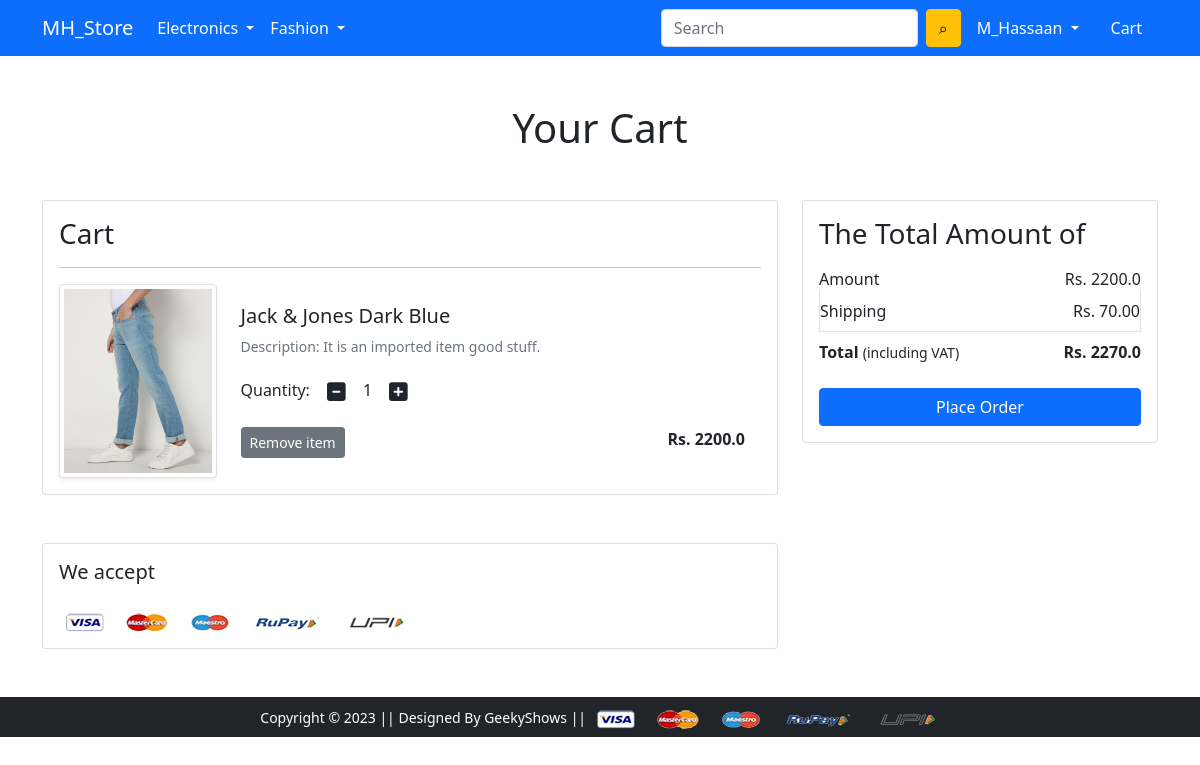
The app's page /cart/ (signed in) with its own data.
### MH_App/models.py (models this page shows, shortened)
class Cart(models.Model):
    user = models.ForeignKey(User, on_delete=models.CASCADE)
    product = models.ForeignKey(Product, on_delete=models.CASCADE)
    quantity = models.PositiveIntegerField(default=1)

class Product(models.Model):
    title = models.CharField(max_length=100)
    selling_price = models.FloatField()
    discounted_price = models.FloatField()
    description = models.TextField()
    brand = models.CharField(max_length=100)
    category = models.CharField(choices=CATEGORY_CHOICES, max_length=2)
    product_image = models.ImageField(upload_to='producting')

### MH_App/views.py (the view)
# urls.py: path('cart/', views.show_cart, name='show_cart'),
@login_required
def show_cart(request):
 if request.user.is_authenticated:
  user = request.user
  cart = Cart.objects.filter(user=user)
  amount= 0.0
  shipping_amount = 70.0
  total_amount= 0.0
  cart_product = [p for p in Cart.objects.all() if p.user == user]
  if cart_product:
   for p in cart_product:
    temp_amount = (p.quantity * p.product.discounted_price)
    amount += temp_amount
    total_amount = amount + shipping_amount
   return render(request, 'main/add_to_cart.html', {'cart':cart, 'total_amount':total_amount, 'amount':amount})
  else:
   return render(request, 'main/empty_cart.html')

### MH_App/templates/main/add_to_cart.html (shortened to what this page needs)
{% extends 'main/base.html' %}
{% load static %}
{% block main-content %}
<div class="container my-5">
 <div class="row">
    <h1 class="text-center mb-5">Your Cart</h1>
    <div class="col-sm-8">
      <div class="card">
        <div class="card-body">
          <h3>Cart</h3>
          {% for c in cart %}
          <hr>
          <div class="row">
            <div class="col-sm-3 text-center align-self-center"><img src="{{c.product.product_image.url}}" alt="" srcset="" class="img-fluid img-thumbnail shadow-sm" height="200" width="200"> </div>
            <div class="col-sm-9 align-self-center">
              <div>
                <h5>{{c.product.title}}</h5>
                <p class="mb-2 text-muted small">Description: {{c.product.description}}</p>
                <div class="my-3">
                  <label for="quantity">Quantity: </label>
                  <a class="minus-cart btn" pid="{{c.product.id}}"><i class="fas fa-minus-square fa-lg"></i></a>
                    <span id="quantity">{{c.quantity}}</span>
                  <a class="plus-cart btn" pid="{{c.product.id}}"><i class="fas fa-plus-square fa-lg"></i></a>
                </div>
                <div class="d-flex justify-content-between">
                  <a href="#" class=" remove-cart btn btn-sm btn-secondary mr-3" pid="{{c.product.id}}">Remove item </a>
                  <p class="mb-0 mx-3"><span><strong>Rs. {{c.product.discounted_price}}</strong></span></p>
                </div>
              </div>
            </div>
          </div>
          {% endfor %}
        </div>
      </div>
    </div>
    <div class="col-sm-4">
      <div class="card">
        <div class="card-body">
          <h3>The Total Amount of</h3>
          <ul class="list-group">
            <li class="list-group-item d-flex justify-content-between align-items-center border-0 px-0 pb-0">Amount<span>Rs. <span id="amount">{{amount}}</span></span></li>
            <li class="list-group-item d-flex justify-content-between align-items-center px-0">Shipping<span>Rs. 70.00</span></li>
            <li class="list-group-item d-flex justify-content-between align-items-center border-0 px-0 mb-3">
              <div>
                <strong>Total</strong> <small>(including VAT)</small>
              </div>
              <span><strong>Rs. <strong id="total_amount">{{total_amount}}</strong></strong></span>
            </li>
          </ul>
          <div class="d-grid"><a href="{% url 'checkout' %}" class="btn btn-primary">Place Order</a></div>
        </div>
      </div>
    </div>
  </div>
</div>
<div class="container">
  <div class="row">
    <div class="col-sm-8">
      <div class="card">
        <div class="card-body">
          <h5 class="mb-4">We accept</h5>
          <img src="{% static 'main/images/payment.png' %}" alt="" class="img-fluid">
        </div>
      </div>
    </div>
  </div>
</div>
{% endblock main-content %}

### MH_App/templates/main/base.html (shortened to what this page needs)
<!doctype html>
{% load static %}
<html lang="en">
  <head>
    <link href="https://cdn.jsdelivr.net/npm/bootstrap@5.0.0-beta1/dist/css/bootstrap.min.css" rel="stylesheet">
    <link rel="stylesheet" href="{% static 'main/css/owl.carousel.min.css' %}">
    <link rel="stylesheet" href="{% static 'main/css/all.min.css' %}">
    <link rel="stylesheet" href="{% static 'main/css/style.css' %}">
  </head>
  <body>
    <nav class="navbar navbar-expand-lg navbar-dark bg-primary">
     <div class="container">
       <a class="navbar-brand" href="/">MH_Store</a>
       <div class="collapse navbar-collapse" id="navbarSupportedContent">
         <ul class="navbar-nav me-auto mb-2 mb-lg-0">
           <li class="nav-item dropdown">
             <a class="nav-link dropdown-toggle text-white" href="#" id="electronicsDropdown" role="button" data-bs-toggle="dropdown" aria-expanded="false">
               Electronics
             </a>
           </li>
           <li class="nav-item dropdown">
             <a class="nav-link dropdown-toggle text-white" href="#" id="fashionDropdown" role="button" data-bs-toggle="dropdown" aria-expanded="false">
               Fashion
             </a>
           </li>
         </ul>
         <form class="d-flex" action="/search/" method="get">
           <input class="form-control me-2" type="search" name="query" id="query" placeholder="Search" aria-label="Search">
           <button class="btn btn-warning" type="submit">⌕</button>
         </form>
         <div>
          <ul class="navbar-nav me-auto mb-2 mb-lg-0">
            {% if request.user.is_authenticated %}
           <li class="nav-item dropdown mx-2">
              <a class="nav-link dropdown-toggle text-white" href="#" id="profileDropdown" role="button" data-bs-toggle="dropdown" aria-expanded="false">
                {{request.user.username | capfirst}}
              </a>
            </li>
            <li class="nav-item mx-2">
             <a href="{% url 'show_cart' %}" class="nav-link text-white"> Cart </a>
            </li>
            {% endif %}
          </ul>
         </div>
       </div>
     </div>
    </nav>
    {% block main-content %} {% endblock main-content %}
    <footer class="container-fluid bg-dark text-center p-2 mt-5">
        <small class="text-white">Copyright &copy; 2023 || Designed By GeekyShows || </small>
        <img src="{% static 'main/images/payment.png' %}" alt="" srcset="" class="img-fluid" height="2px">
    </footer>
  </body>
</html>

### records on screen
Cart: product.product_image (picture), product "Jack & Jones Dark Blue", product.description "It is an imported item good stuff.", quantity "1", product.discounted_price "2200.0"

### other values on screen
{{ request.user.username | capfirst }} "M_Hassaan"
{{ amount }} "2200.0"
{{ total_amount }} "2270.0"
